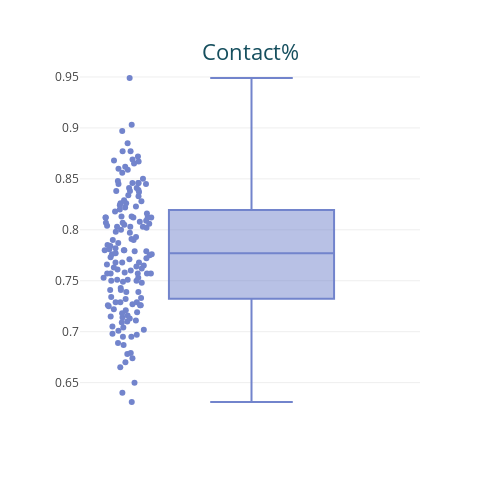

The cell this chart's notebook holds for it:
### Markdown cell above
### Row 1 - Tab 3

### Code cell
fig_31 = px.box(
    df.query("Season==2023"),
    y = "Contact%",
    points="all",
    hover_name = "Name",
    height = 500,
    width = 500,
)

fig_31.update_traces(marker=dict(color="#7284cc"))

fig_31.update_layout(
    title=dict(text="Contact%", font=dict(size=22), automargin=True, yref='paper'),
    title_font_color="#164f5e",
    yaxis=dict(title=""),
    xaxis=dict(title="")
)

### Figure 1 — Plotly figure (JSON) as saved in the notebook; plotly's stock layout.template omitted (floating-point values rounded to 4 significant figures; data arrays with more than 128 entries replaced by an {"elided": "..."} marker saying what was removed)
{"data": [{"alignmentgroup": "True", "boxpoints": "all", "hovertemplate": "<b>%{hovertext}</b><br><br>Contact%=%{y}<extra></extra>", "hovertext": {"elided": "151 str values"}, "legendgroup": "", "marker": {"color": "#7284cc"}, "name": "", "notched": false, "offsetgroup": "", "orientation": "v", "showlegend": false, "type": "box", "x0": " ", "xaxis": "x", "y": {"elided": "151 float values"}, "y0": " ", "yaxis": "y"}], "layout": {"boxmode": "group", "height": 500, "legend": {"tracegroupgap": 0}, "margin": {"t": 60}, "title": {"automargin": true, "font": {"color": "#164f5e", "size": 22}, "text": "Contact%", "yref": "paper"}, "width": 500, "xaxis": {"anchor": "y", "domain": [0, 1], "title": {"text": ""}}, "yaxis": {"anchor": "x", "domain": [0, 1], "title": {"text": ""}}}}
